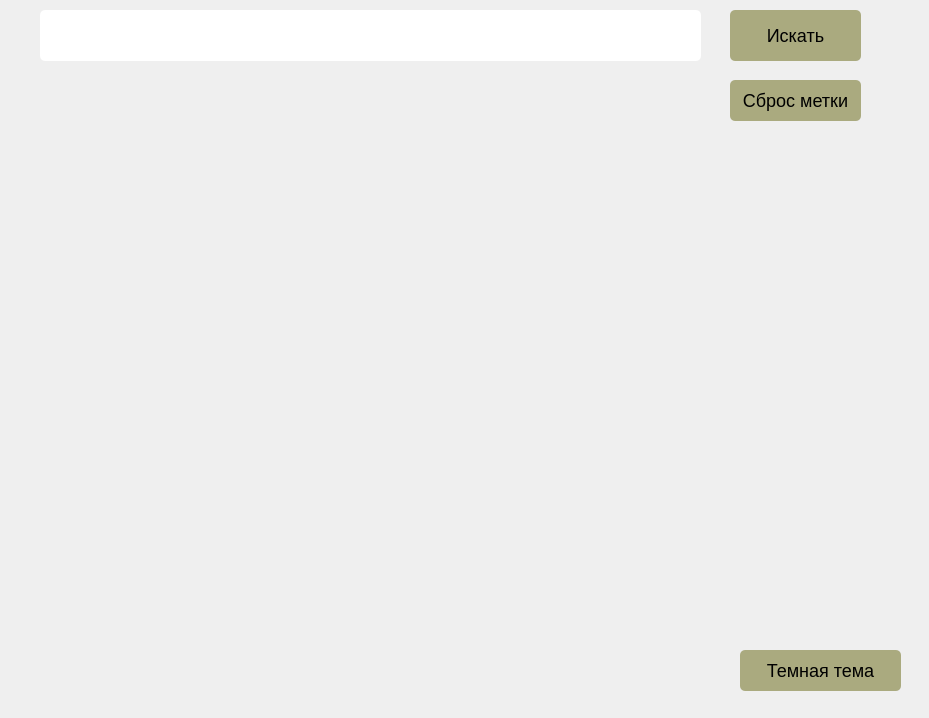
<?xml version="1.0" encoding="UTF-8"?>
<ui version="4.0">
 <class>MainWindow</class>
 <widget class="QMainWindow" name="MainWindow">
  <property name="geometry">
   <rect>
    <x>0</x>
    <y>0</y>
    <width>929</width>
    <height>718</height>
   </rect>
  </property>
  <property name="windowTitle">
   <string>MainWindow</string>
  </property>
  <property name="styleSheet">
   <string notr="true">.QPushButton{
background-color: rgb(170, 170, 127);
border-radius: 5px;
font-size:18px;
font-family: 'Courier New', Courier, monospace;
}
.QPushButton::hover{
background-color:rgb(141, 141, 106);
}
.QLineEdit{
border-radius: 5px;
}
</string>
  </property>
  <widget class="QWidget" name="centralwidget">
   <widget class="QLabel" name="map_image">
    <property name="geometry">
     <rect>
      <x>10</x>
      <y>100</y>
      <width>689</width>
      <height>585</height>
     </rect>
    </property>
    <property name="text">
     <string/>
    </property>
   </widget>
   <widget class="QPushButton" name="change_theme_btn">
    <property name="geometry">
     <rect>
      <x>740</x>
      <y>650</y>
      <width>161</width>
      <height>41</height>
     </rect>
    </property>
    <property name="text">
     <string>Темная тема</string>
    </property>
   </widget>
   <widget class="QLineEdit" name="address">
    <property name="geometry">
     <rect>
      <x>40</x>
      <y>10</y>
      <width>661</width>
      <height>51</height>
     </rect>
    </property>
   </widget>
   <widget class="QPushButton" name="find_btn">
    <property name="geometry">
     <rect>
      <x>730</x>
      <y>10</y>
      <width>131</width>
      <height>51</height>
     </rect>
    </property>
    <property name="text">
     <string>Искать</string>
    </property>
   </widget>
   <widget class="QLabel" name="error_lbl">
    <property name="geometry">
     <rect>
      <x>180</x>
      <y>70</y>
      <width>501</width>
      <height>41</height>
     </rect>
    </property>
    <property name="styleSheet">
     <string notr="true">font-family: 'Courier New', Courier, monospace;
font-size:20px;
color: red;</string>
    </property>
    <property name="text">
     <string/>
    </property>
   </widget>
   <widget class="QPushButton" name="delete_point_btn">
    <property name="geometry">
     <rect>
      <x>730</x>
      <y>80</y>
      <width>131</width>
      <height>41</height>
     </rect>
    </property>
    <property name="text">
     <string>Сброс метки</string>
    </property>
   </widget>
  </widget>
 </widget>
 <resources/>
 <connections/>
</ui>
